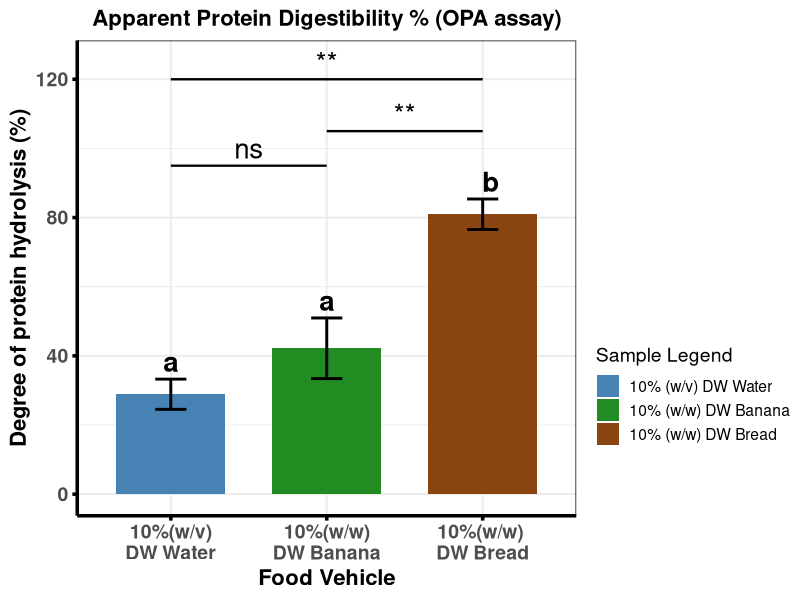

Generate this figure with R:
#This Code is made by Maruf Raihan (PhD,NICHE,Ulster)for OPA data statistical analysis and visual presentation

library(ggplot2)
library(emmeans)
library(multcomp)
library(multcompView)

# ---------------------------------------------------------
# 1. RAW OPA DATA
# ---------------------------------------------------------
df_raw <- data.frame(
  Sample = factor(rep(c("10%(w/v)\nDW Water", "10%(w/w)\nDW Banana", "10%(w/w) \nDW Bread"), each = 3),
                  levels = c("10%(w/v)\nDW Water", "10%(w/w)\nDW Banana", "10%(w/w) \nDW Bread")),
  Value = c(
    28.36, 24.83, 33.51,   # 10%(w/v)\nDW Water
    32.78, 43.67, 50.13,   # 10%(w/w)\nDW Banana
    76.13, 84.81, 81.92    # 10%(w/w) \nDW Bread
  )
)

# ---------------------------------------------------------
# 2. DESCRIPTIVE STATS (auto)
# ---------------------------------------------------------
df_stats <- aggregate(Value ~ Sample, df_raw, function(x) {
  c(Mean = mean(x), SD = sd(x), CV = sd(x)/mean(x)*100)
})

df_stats <- do.call(data.frame, df_stats)
names(df_stats) <- c("Sample", "Mean", "SD", "CV")

# ---------------------------------------------------------
# 3. ANOVA + TUKEY
# ---------------------------------------------------------
model <- aov(Value ~ Sample, data = df_raw)
emm <- emmeans(model, ~ Sample)
tukey <- summary(pairs(emm, adjust = "tukey"))

# ---------------------------------------------------------
# 4. Tukey LETTERS
# ---------------------------------------------------------
cld_out <- suppressMessages(
  cld(emm, Letters = letters, adjust = "tukey")
)

letters_df <- as.data.frame(cld_out)

# Merge letters into stats
df_stats2 <- merge(df_stats, letters_df[, c("Sample", ".group")], by = "Sample")

# Extract p-values
p_WB  <- tukey$p.value[1]   # Water vs Banana
p_WBr <- tukey$p.value[2]   # Water vs Bread
p_BBr <- tukey$p.value[3]   # Banana vs Bread

# ---------------------------------------------------------
# 5. Convert p-values → asterisks
# ---------------------------------------------------------
p_to_star <- function(p) {
  if (p < 0.0001) return("****")
  if (p < 0.01)    return("**")
  if (p < 0.05)    return("*")
  return("ns")
}

star_WB  <- p_to_star(p_WB)
star_WBr <- p_to_star(p_WBr)
star_BBr <- p_to_star(p_BBr)

# ---------------------------------------------------------
# 6. BASE PLOT
# ---------------------------------------------------------
p_opa <- ggplot(df_stats2, aes(x = Sample, y = Mean, fill = Sample)) +
  geom_col(width = 0.7) +
  geom_errorbar(aes(ymin = Mean - SD, ymax = Mean + SD),
                width = 0.2, linewidth = 1) +
  
  # Tukey letters ABOVE bars
  geom_text(
    aes(x = Sample, y = Mean + SD + 5, label = .group),
    size = 7,
    fontface = "bold"
  ) +
  
  scale_fill_manual(
    values = c("10%(w/v)\nDW Water" = "steelblue",
               "10%(w/w)\nDW Banana" = "forestgreen",
               "10%(w/w) \nDW Bread" = "saddlebrown"),
    labels = c(
      "10% (w/v) DW Water",
      "10% (w/w) DW Banana",
      "10% (w/w) DW Bread"
    ),
    
    name = "Sample Legend"
  ) +
  
  theme_bw(base_size = 14) +
  theme(
    legend.position = "right",
    legend.box = "vertical",
    legend.margin = margin(t = 170),      # push legend downward
    plot.title = element_text(size = 16, face = "bold", hjust = 0.5),
    axis.text.x = element_text(size = 14, face = "bold"),
    axis.text.y = element_text(size = 14, face = "bold"),
    axis.title.x = element_text(size = 16, face = "bold"),
    axis.title.y = element_text(size = 16, face = "bold"),
    axis.line = element_line(colour = "black", linewidth = 1.2),
    axis.ticks = element_line(colour = "black", linewidth = 1.2)
  ) +
  labs(
    title = "Apparent Protein Digestibility % (OPA assay)",
    x = "Food Vehicle",
    y = "Degree of protein hydrolysis (%)"
  )

# ---------------------------------------------------------
# 7. AUTOMATED BRACKETS BASED ON ANOVA OUTPUT
# ---------------------------------------------------------

# Water vs Banana
p_opa <- p_opa +
  annotate("segment", x = 1, xend = 2, y = 95, yend = 95, linewidth = 0.8) +
  annotate("text", x = 1.5, y = 100, label = star_WB, size = 7)

# Banana vs Bread
p_opa <- p_opa +
  annotate("segment", x = 2, xend = 3, y = 105, yend = 105, linewidth = 0.8) +
  annotate("text", x = 2.5, y = 110, label = star_BBr, size = 7)

# Water vs Bread
p_opa <- p_opa +
  annotate("segment", x = 1, xend = 3, y = 120, yend = 120, linewidth = 0.8) +
  annotate("text", x = 2, y = 125, label = star_WBr, size = 7)

print(p_opa)

cat("\n=== DESCRIPTIVE STATS ===\n")
print(df_stats2)

cat("\n=== ANOVA SUMMARY ===\n")
print(summary(model))

cat("\n=== TUKEY POST-HOC ===\n")
print(tukey)
